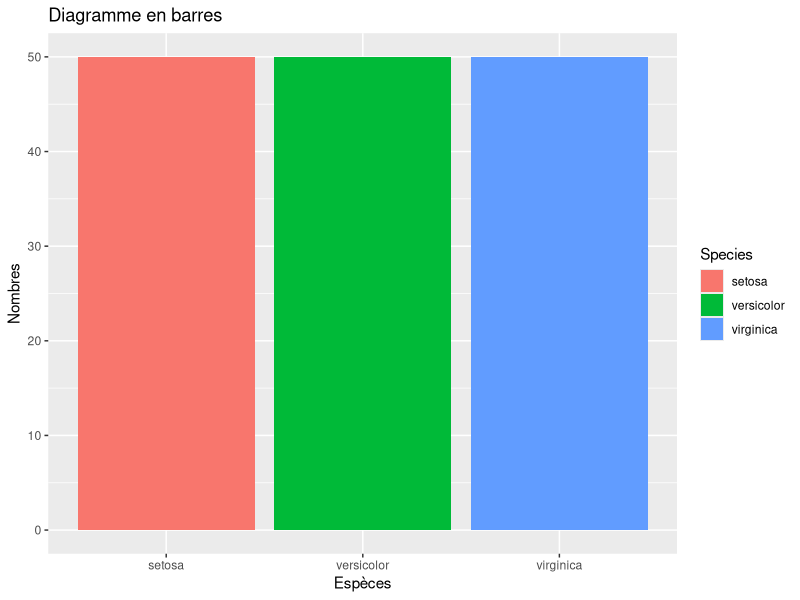
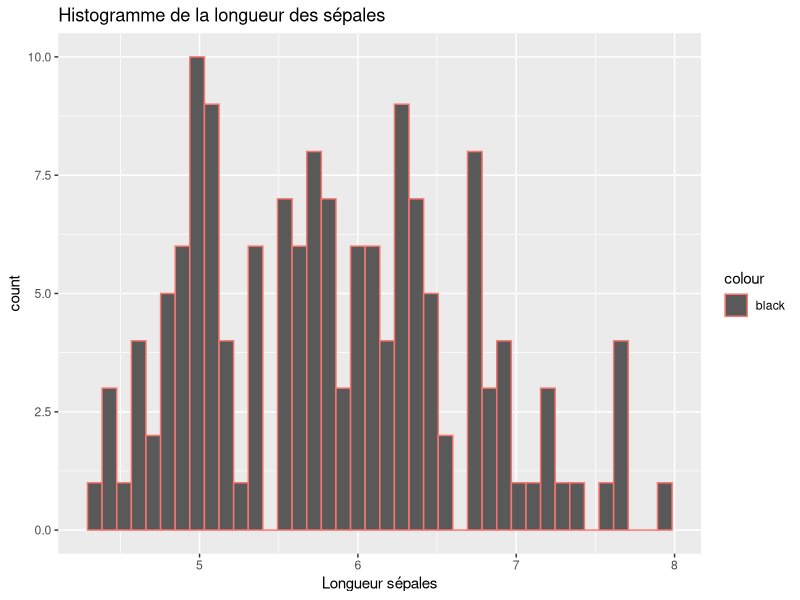
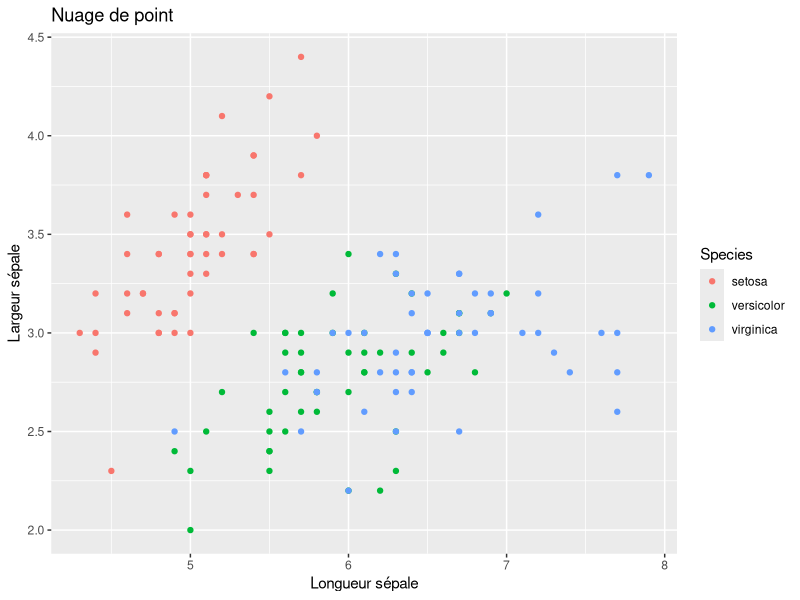
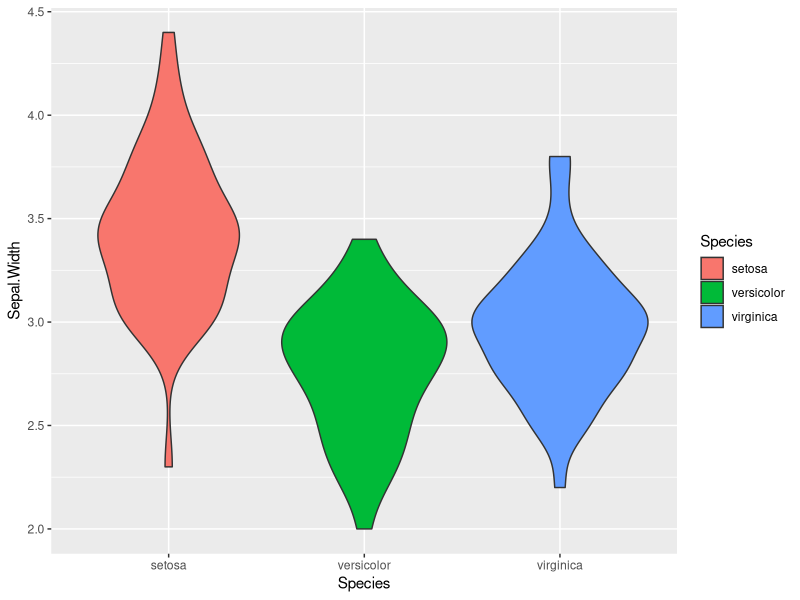
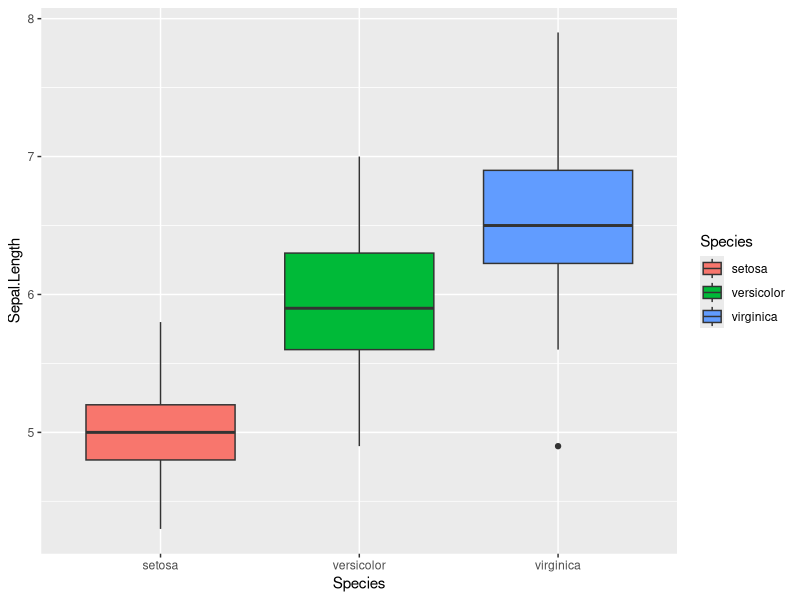
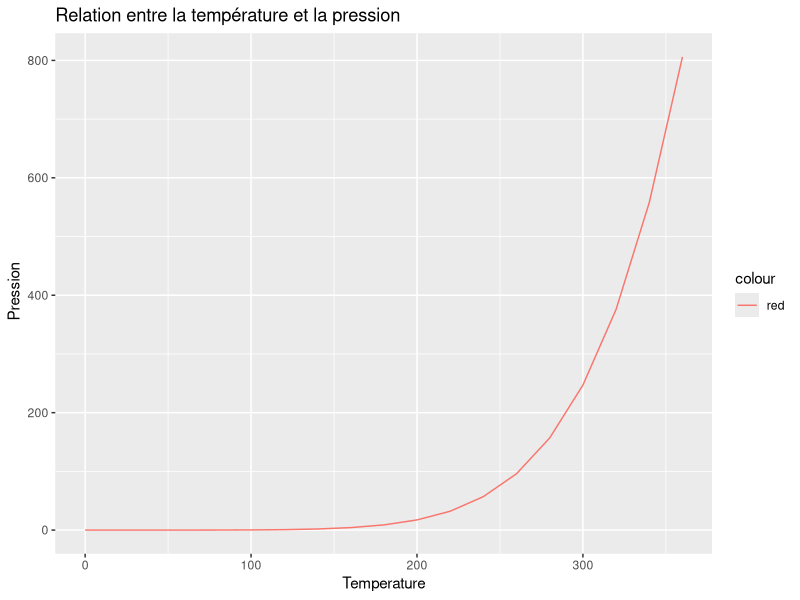
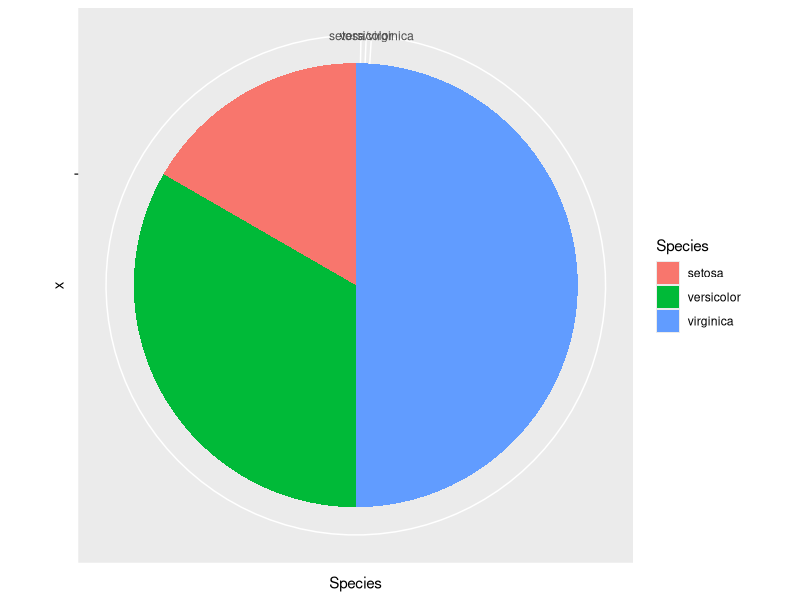

Write R code to recreate these figures, in order.
## ---- chunk 1
library(tidyverse)
data("iris")
## ---- chunk 2
iris %>% ggplot(aes(Species)) + geom_bar(aes(fill = Species)) + labs(title = "Diagramme en barres", x = "Espèces", y = "Nombres" )
## ---- chunk 3
iris %>% ggplot(aes(Sepal.Length)) + geom_histogram(aes(color = "black"), bins = 40) + labs(title = "Histogramme de la longueur des sépales", x = "Longueur sépales")
## ---- chunk 4
iris %>% ggplot(aes(Sepal.Length, Sepal.Width)) + geom_point(aes(color = Species))  + labs(title = "Nuage de point", x = "Longueur sépale", y = "Largeur sépale")
## ---- chunk 5
iris %>% ggplot(aes(Species, Sepal.Width)) + geom_violin(aes(fill = Species))
## ---- chunk 6
iris %>% ggplot(aes(Species, Sepal.Length)) + geom_boxplot(aes(fill = Species))
## ---- chunk 7
data("pressure")
pressure %>% ggplot(aes(temperature, pressure)) + geom_line(aes(color = "red")) + labs(title = "Relation entre la température et la pression", x = "Temperature", y = " Pression")
## ---- chunk 8
iris %>% ggplot(aes(x = "",y = Species)) +  geom_bar(stat =  "identity" ,width = 1, aes(fill = Species))   + coord_polar("y")
